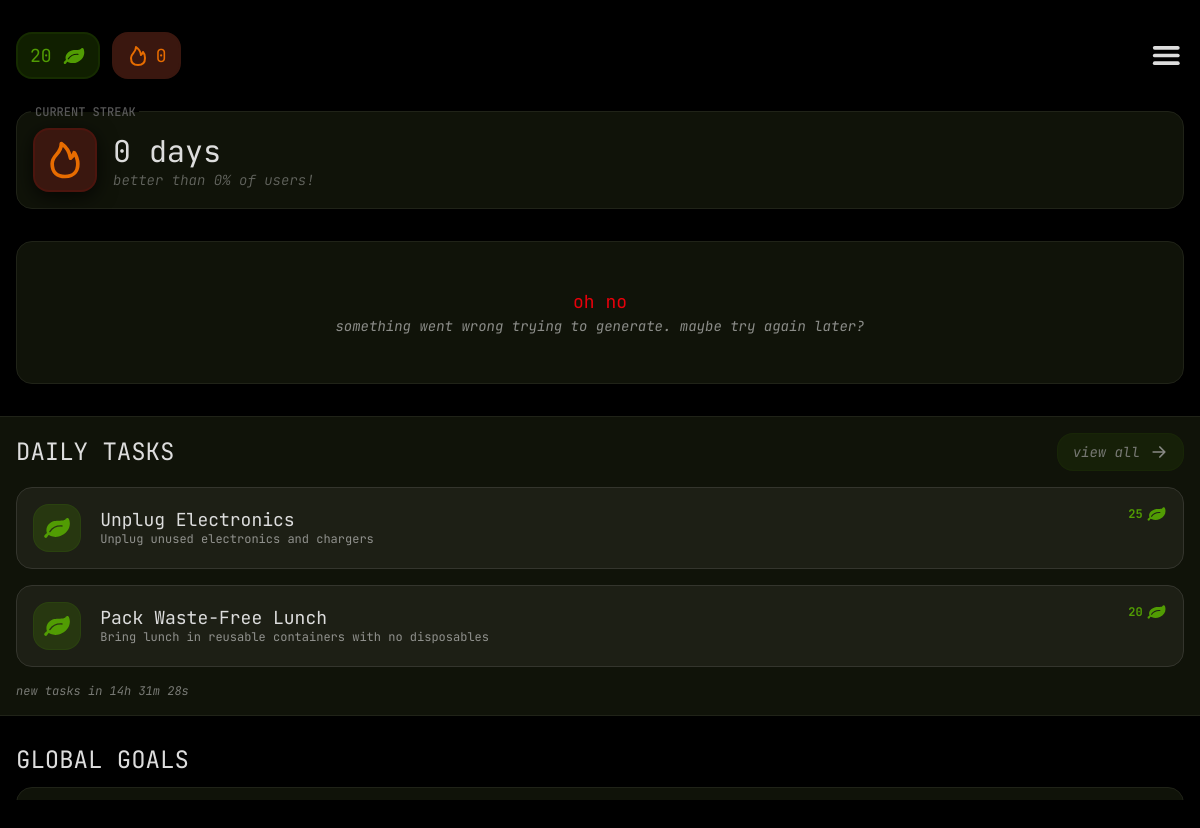
The page /dashboard.php (signed in) on the database its author committed.
### tables this page shows
CREATE TABLE TASK (
    ID VARCHAR(50) PRIMARY KEY,
    title VARCHAR(500),
    description VARCHAR(2000),
    curator_instructions VARCHAR(500),
    active BOOLEAN,

    target INT,
    excess_limit INT,
    reward_rate INT,
    goal_type VARCHAR(100),
    goal_contribution DECIMAL(20,10),
    

    occurance_type VARCHAR(10),
    schedule INT,

    FOREIGN KEY (goal_type) REFERENCES GOAL_TYPE(ID)
);

### api/redemption/functions.php (called while the page is built)
<?php
function redemption_get_total_redeemed($username)
{
    include dirname(__DIR__) . "/conn.php";
    $query = "SELECT COALESCE(SUM(price), 0) as total FROM redemption WHERE user = '$username'";
    $result = mysqli_query($dbConnection, $query);
    $row = mysqli_fetch_assoc($result);
    return $row ? intval($row['total']) : 0;
}

### api/points/functions.php (called while the page is built)
<?php
function points_get_current($username)
{
    include dirname(__DIR__) . "/conn.php";
    include dirname(__DIR__) . "/redemption/functions.php";
    return points_get_total($username) - redemption_get_total_redeemed($username);
}
function points_get_total($username)
{
    include dirname(__DIR__) . "/conn.php";
    $query = "SELECT SUM(task.reward_rate * submission.action_count) as total
            FROM submission
            JOIN task ON submission.task_id = task.id
            WHERE submission.user = '$username' AND submission.status = 'approved'";
    $result = mysqli_query($dbConnection, $query);
    $row = mysqli_fetch_assoc($result);
    return intval($row['total'] ?? 0);
}

### api/users/contribution.php (called while the page is built, shortened)
<?php
function user_get_contribution_total_worded($username, $time_start = NULL, $time_end = NULL)
{
    include dirname(__DIR__) . '/conn.php';
    $query = "SELECT
    GOAL_TYPE.*, COALESCE(
        (
        SELECT
            SUM(TASK.goal_contribution * SUBMISSION.action_count) as total
            from SUBMISSION
            inner join TASK on TASK.ID = SUBMISSION.task_ID
            where
                (SUBMISSION.user = '$username') AND
                (TASK.goal_type = GOAL_TYPE.ID) " .
        ((is_null($time_start) || is_null($time_end)) ? "" : "AND (SUBMISSION.submitted_timestamp BETWEEN '$time_start' AND '$time_end')")
        . "
        )
        , 0) as total FROM GOAL_TYPE;";
    $query_result = mysqli_query($dbConnection, $query);
    $result = array();
    foreach (mysqli_fetch_all($query_result, MYSQLI_ASSOC) as $row) {
        $result[$row['ID']] = array(
            'term' => $row['term'],
            'total' => floatval($row['total']),
            'unit' => $row['unit'],
            'decimals' => intval($row['decimal_points'])
        );
    }
    return $result;
}
function user_get_streak($username)
{
    include dirname(__DIR__) . '/conn.php';
    $query = "SELECT DISTINCT FLOOR(submitted_timestamp / 86400) as day
              FROM SUBMISSION WHERE user = '$username' ORDER BY day DESC";
    $query_result = mysqli_query($dbConnection, $query);
    $today = floor(time() / (86400));
    $expected_day = $today - 1;
    foreach (mysqli_fetch_all($query_result) as $row) {
        $day = intval($row[0]);
        if ($day >= $expected_day) {
            $expected_day -= 1;
        } else {
            return $today - $expected_day - 1;
        }
    }
    return $today - $expected_day - 1;
}
function user_get_streak_percentile($username)
{
    include dirname(__DIR__) . '/conn.php';
    $currentStreak = user_get_streak($username);
    $query = "SELECT DISTINCT user FROM SUBMISSION";
    $result = mysqli_query($dbConnection, $query);
    $totalUsers = 0;
    $usersWithLowerStreak = 0;
    foreach (mysqli_fetch_all($result) as $row) {
        $user = $row[0];
        $userStreak = user_get_streak($user);
        $totalUsers++;
    }
    return floor(($usersWithLowerStreak / $totalUsers) * 100);
}

### api/task/functions.php (called while the page is built, shortened)
<?php
function task_fetch_daily_tasks()
{
    include dirname(__DIR__) . '/conn.php';
    $dayOfWeek = (intval(date('N')) - 1) % 7;
    $query = "SELECT * FROM task WHERE occurance_type = 'daily' AND (schedule & (1 << $dayOfWeek)) != 0 AND active = 1";
    $result = mysqli_query($dbConnection, $query);
    return mysqli_fetch_all($result, MYSQLI_ASSOC);
}
function task_already_submitted($taskID, $username)
{
    include dirname(__DIR__) . '/conn.php';
    $taskQuery = "SELECT occurance_type FROM task WHERE ID = '$taskID'";
    $taskResult = mysqli_query($dbConnection, $taskQuery);
    $task = mysqli_fetch_assoc($taskResult);
    if ($task['occurance_type'] == 'weekly') {
        include_once dirname(__DIR__) . '/utils/time_util.php';
        $currentWeek = getEpochWeek(time() * 1000);
        $weekStart = ($currentWeek * 7 - 3) * 86400;
        $weekEnd = (($currentWeek + 1) * 7 - 3) * 86400;
        $query = "SELECT * FROM submission
                  WHERE submission.submitted_timestamp BETWEEN $weekStart AND $weekEnd
                  AND submission.user = '$username'
                  AND submission.task_ID = '$taskID'";
    } else {
        $day = intval(time() / 86400);
        $dayStart = $day * 86400;
        $dayEnd = ($day + 1) * 86400;
        $query = "SELECT * FROM submission
                  WHERE submission.submitted_timestamp BETWEEN $dayStart AND $dayEnd
                  AND submission.user = '$username'
                  AND submission.task_ID = '$taskID'";
    }
    $result = mysqli_query($dbConnection, $query);
    return mysqli_num_rows($result) > 0;
}

### dashboard.php (the view, shortened to what this page needs)
<?php
include './api/users/contribution.php';
include './api/task/functions.php';
include './api/points/functions.php';
include './api/credentials.php';
include './api/users/functions.php';
$tasks = task_fetch_daily_tasks();
?>
<!DOCTYPE html>
<html lang="en">
<head>
    <link rel="stylesheet" href="./styles/style.css">
    <link rel="stylesheet" href="./styles/dashboard.css">
</head>
<body>
    <div id="page">
        <div id="parent">
            <div id="header">
                <div id="stats">
                    <div id="leaves">
                        <h4>
                            <?php echo points_get_current($username); ?>
                        </h4>
                        <img src="./assets/leaf.svg">
                    </div>
                    <div id="streak">
                        <img src="./assets/fire.svg">
                        <h4>
                            <?php echo user_get_streak($username) ?>
                        </h4>
                    </div>
                </div>
                <img onclick="toggleNavbar()" id="burger" src="./assets/burger.svg">
            </div>
            <div id="streak-info" class="border">
                <h6 class="box-title">CURRENT STREAK</h6>
                <img src="./assets/fire.svg" class="border">
                <div id="details">
                    <h2>
                        <?php echo user_get_streak($username) . " day" . (user_get_streak($username) == 1 ? "" : "s") ?>
                    </h2>
                    <h5>
                        better than <?php echo user_get_streak_percentile($username) ?>% of users!
                    </h5>
                </div>
            </div>
            <div id="fun-fact" class="border" data-state='loading' data-payload='<?php echo htmlspecialchars(json_encode(user_get_contribution_total_worded($username))); ?>'>
                <div id="failure">
                    <h4>oh no</h4>
                    <h5>something went wrong trying to generate. maybe try again later?</h5>
                </div>
            </div>
            <div id="tasks">
                <div id="title">
                    <h3>DAILY TASKS</h3>
                    <a href="./tasks.php" id="view-all" class="border">
                        <h5>view all</h5>
                        <img src="./assets/arrow_right.svg">
                    </a>
                </div>
                <div id="task-container">
                    <?php foreach (
                        array_filter($tasks, function ($v, $_) {
                            global $username;
                            return !task_already_submitted($v['ID'], $username);
                        }, ARRAY_FILTER_USE_BOTH) as $row
                    ): ?>
                        <a class="task-card" id="<?php echo $row['occurance_type'] ?>" href="./task_submission.php?ID=<?php echo urlencode($row['ID']) ?>">
                            <img id="icon" class="border" src="./assets/leaf.svg">
                            <div id="details">
                                <h4><?php echo $row['title'] ?></h4>
                                <h6><?php echo $row['description'] ?></h6>
                            </div>
                            <div id="points">
                                <h6><?php echo $row['target'] * $row['reward_rate'] ?></h6>
                                <img src="./assets/leaf.svg">
                            </div>
                        </a>
                    <?php endforeach; ?>
                </div>
                <div id="timer">
                    <h6>new tasks in</h6>
                    <h6 class="countdown"></h6>
                </div>
            </div>
            <div id="goals">
                <h3 id="title">GLOBAL GOALS</h3>
                <div id="goal-container">
                    <div class="goal-card">
                    </div>
                </div>
            </div>
        </div>
    </div>
</body>
</html>

### styles/style.css (style rules this page uses)
:root { --text: #ddd; --secondary-text: #7f7f7f; --background: #000; --background-secondary: #101309; --tertiary: #34352d; --tertiary-background: #1d1f15; --accent: #519C03; --accent-background: color-mix(in srgb, var(--accent) 20%, transparent 80%); --accent-border: color-mix(in srgb, var(--accent) 10%, transparent 90%); --daily: #3B82F6; --daily-background: color-mix(in srgb, var(--daily), transparent 80%); --weekly: #8B5CF6; --weekly-background: color-mix(in srgb, var(--weekly), transparent 80%); --streak: #e76c00; --error: #E7000B; --error-secondary: #3A170F; --border-color: #202318; --border-radius: 16px; --border-width: 1px; --title-size: 6rem; --screen-padding: 2rem; --block-padding: 1rem; --submission-card-width: 30em; --pending: #F0B000; --pending-background: color-mix(in srgb, var(--pending), transparent 80%); --approved: var(--accent); --approved-background: var(--accent-background); --rejected: var(--error); --rejected-background: var(--error-secondary); }
html, body, head { background: black; }
h1, h2, h3, h4, h5, h6, p, input, textarea, select, option, button, a, span, button, label, small, p { font-family: 'Jetbrains Mono'; font-weight: 400; color: var(--text); }
h2 { font-size: 1.875rem; }
h3 { font-size: 1.5rem; }
h4 { font-size: 1.125rem; }
h5 { font-size: 0.875rem; }
h6 { font-size: 0.75rem; }
.border, .progressbar, .task-card, .task-card-detailed, .submission-card, .task-minimal-card, .task-selector-card { background: var(--background-secondary); border-style: solid; border-width: var(--border-width); border-color: var(--border-color); border-radius: var(--border-radius); padding: var(--block-padding); }
.box-title { position: absolute; top: -0.5em; left: 2ch; padding: 0 0.5ch; line-height: 1em; font-weight: 500; background-color: black; background-image: linear-gradient(var(--background-secondary), var(--background-secondary)); background-size: 100% 50%; background-position: center bottom; background-repeat: no-repeat; color: color-mix(in srgb, var(--text) 40%, black); }

### styles/dashboard.css (style rules this page uses)
#page { display: flex; flex-direction: column; position: relative; height: calc(var(--vh, 1vh) * 100); width: 100%; overflow: hidden; scroll-behavior: none; }

### rows shown on the page
task: title "Unplug Electronics", description "Unplug unused electronics and chargers", $row['target'] * $row['reward_rate'] "25"
task: title "Pack Waste-Free Lunch", description "Bring lunch in reusable containers with no disposables", $row['target']*$row['reward_rate'] "20"

### other values the page prints
points_get_current($username) "20"
user_get_streak($username) "0"
user_get_streak_percentile($username) "0"
